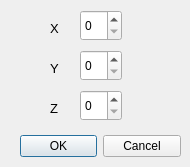
<?xml version="1.0" encoding="UTF-8"?>
<ui version="4.0">
 <class>DefMatriz</class>
 <widget class="QDialog" name="DefMatriz">
  <property name="geometry">
   <rect>
    <x>0</x>
    <y>0</y>
    <width>190</width>
    <height>167</height>
   </rect>
  </property>
  <property name="windowTitle">
   <string>Qual o tamanho?</string>
  </property>
  <widget class="QDialogButtonBox" name="buttonBox">
   <property name="geometry">
    <rect>
     <x>20</x>
     <y>130</y>
     <width>161</width>
     <height>32</height>
    </rect>
   </property>
   <property name="orientation">
    <enum>Qt::Horizontal</enum>
   </property>
   <property name="standardButtons">
    <set>QDialogButtonBox::Cancel|QDialogButtonBox::Ok</set>
   </property>
  </widget>
  <widget class="QSpinBox" name="spinBox_x">
   <property name="geometry">
    <rect>
     <x>80</x>
     <y>10</y>
     <width>42</width>
     <height>31</height>
    </rect>
   </property>
  </widget>
  <widget class="QSpinBox" name="spinBox_y">
   <property name="geometry">
    <rect>
     <x>80</x>
     <y>50</y>
     <width>42</width>
     <height>31</height>
    </rect>
   </property>
  </widget>
  <widget class="QSpinBox" name="spinBox_z">
   <property name="geometry">
    <rect>
     <x>80</x>
     <y>90</y>
     <width>42</width>
     <height>31</height>
    </rect>
   </property>
  </widget>
  <widget class="QLabel" name="label">
   <property name="geometry">
    <rect>
     <x>50</x>
     <y>20</y>
     <width>16</width>
     <height>16</height>
    </rect>
   </property>
   <property name="font">
    <font>
     <pointsize>10</pointsize>
    </font>
   </property>
   <property name="text">
    <string>X</string>
   </property>
  </widget>
  <widget class="QLabel" name="label_2">
   <property name="geometry">
    <rect>
     <x>50</x>
     <y>60</y>
     <width>16</width>
     <height>16</height>
    </rect>
   </property>
   <property name="font">
    <font>
     <pointsize>10</pointsize>
    </font>
   </property>
   <property name="text">
    <string>Y</string>
   </property>
  </widget>
  <widget class="QLabel" name="label_3">
   <property name="geometry">
    <rect>
     <x>50</x>
     <y>100</y>
     <width>16</width>
     <height>16</height>
    </rect>
   </property>
   <property name="font">
    <font>
     <pointsize>10</pointsize>
    </font>
   </property>
   <property name="text">
    <string>Z</string>
   </property>
  </widget>
 </widget>
 <resources/>
 <connections>
  <connection>
   <sender>buttonBox</sender>
   <signal>accepted()</signal>
   <receiver>DefMatriz</receiver>
   <slot>accept()</slot>
   <hints>
    <hint type="sourcelabel">
     <x>190</x>
     <y>124</y>
    </hint>
    <hint type="destinationlabel">
     <x>157</x>
     <y>169</y>
    </hint>
   </hints>
  </connection>
  <connection>
   <sender>buttonBox</sender>
   <signal>rejected()</signal>
   <receiver>DefMatriz</receiver>
   <slot>reject()</slot>
   <hints>
    <hint type="sourcelabel">
     <x>190</x>
     <y>130</y>
    </hint>
    <hint type="destinationlabel">
     <x>203</x>
     <y>169</y>
    </hint>
   </hints>
  </connection>
 </connections>
</ui>
